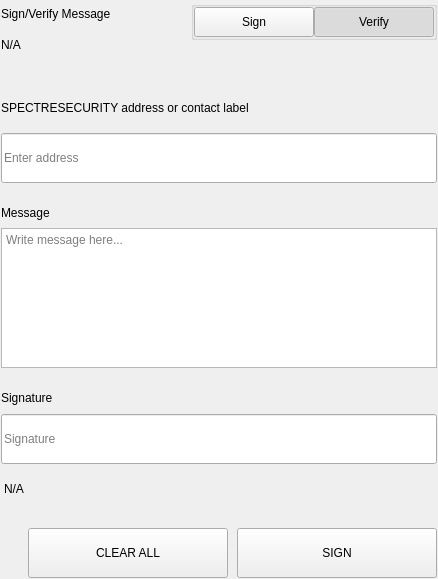
<?xml version="1.0" encoding="UTF-8"?>
<ui version="4.0">
 <class>SettingsSignMessageWidgets</class>
 <widget class="QWidget" name="SettingsSignMessageWidgets">
  <property name="geometry">
   <rect>
    <x>0</x>
    <y>0</y>
    <width>438</width>
    <height>579</height>
   </rect>
  </property>
  <property name="windowTitle">
   <string>Form</string>
  </property>
  <layout class="QVBoxLayout" name="verticalLayout">
   <property name="spacing">
    <number>0</number>
   </property>
   <property name="leftMargin">
    <number>0</number>
   </property>
   <property name="topMargin">
    <number>0</number>
   </property>
   <property name="rightMargin">
    <number>0</number>
   </property>
   <property name="bottomMargin">
    <number>0</number>
   </property>
   <item>
    <widget class="QWidget" name="left" native="true">
     <layout class="QVBoxLayout" name="verticalLayout_3">
      <property name="leftMargin">
       <number>0</number>
      </property>
      <property name="topMargin">
       <number>0</number>
      </property>
      <property name="rightMargin">
       <number>0</number>
      </property>
      <property name="bottomMargin">
       <number>0</number>
      </property>
      <item>
       <widget class="QWidget" name="container_sign" native="true">
        <layout class="QVBoxLayout" name="verticalLayout_2">
         <property name="spacing">
          <number>0</number>
         </property>
         <property name="leftMargin">
          <number>1</number>
         </property>
         <property name="topMargin">
          <number>1</number>
         </property>
         <property name="rightMargin">
          <number>1</number>
         </property>
         <property name="bottomMargin">
          <number>1</number>
         </property>
         <item>
          <layout class="QHBoxLayout" name="horizontalLayout_3" stretch="3,1">
           <property name="spacing">
            <number>40</number>
           </property>
           <item>
            <layout class="QVBoxLayout" name="verticalLayoutTitle">
             <property name="spacing">
              <number>5</number>
             </property>
             <item>
              <widget class="QLabel" name="labelTitle">
               <property name="text">
                <string>Sign/Verify Message</string>
               </property>
              </widget>
             </item>
             <item>
              <widget class="QLabel" name="labelSubtitle1">
               <property name="text">
                <string notr="true">N/A</string>
               </property>
               <property name="wordWrap">
                <bool>true</bool>
               </property>
              </widget>
             </item>
            </layout>
           </item>
           <item alignment="Qt::AlignRight|Qt::AlignTop">
            <widget class="QWidget" name="containerSwitch" native="true">
             <property name="styleSheet">
              <string notr="true">#containerSwitch{
	padding-top:9px;
}</string>
             </property>
             <layout class="QVBoxLayout" name="verticalLayout_6">
              <property name="spacing">
               <number>4</number>
              </property>
              <property name="leftMargin">
               <number>0</number>
              </property>
              <property name="topMargin">
               <number>0</number>
              </property>
              <property name="rightMargin">
               <number>0</number>
              </property>
              <property name="bottomMargin">
               <number>0</number>
              </property>
              <item alignment="Qt::AlignRight">
               <widget class="QGroupBox" name="groupBox">
                <property name="sizePolicy">
                 <sizepolicy hsizetype="Fixed" vsizetype="Preferred">
                  <horstretch>0</horstretch>
                  <verstretch>0</verstretch>
                 </sizepolicy>
                </property>
                <property name="title">
                 <string/>
                </property>
                <property name="alignment">
                 <set>Qt::AlignRight|Qt::AlignTop|Qt::AlignTrailing</set>
                </property>
                <layout class="QHBoxLayout" name="horizontalLayout_4">
                 <property name="spacing">
                  <number>0</number>
                 </property>
                 <property name="leftMargin">
                  <number>0</number>
                 </property>
                 <property name="topMargin">
                  <number>0</number>
                 </property>
                 <property name="rightMargin">
                  <number>0</number>
                 </property>
                 <property name="bottomMargin">
                  <number>0</number>
                 </property>
                 <item>
                  <widget class="QPushButton" name="pushSign">
                   <property name="minimumSize">
                    <size>
                     <width>120</width>
                     <height>30</height>
                    </size>
                   </property>
                   <property name="maximumSize">
                    <size>
                     <width>120</width>
                     <height>30</height>
                    </size>
                   </property>
                   <property name="focusPolicy">
                    <enum>Qt::NoFocus</enum>
                   </property>
                   <property name="text">
                    <string>Sign</string>
                   </property>
                   <property name="checkable">
                    <bool>true</bool>
                   </property>
                   <property name="autoExclusive">
                    <bool>true</bool>
                   </property>
                  </widget>
                 </item>
                 <item>
                  <widget class="QPushButton" name="pushVerify">
                   <property name="minimumSize">
                    <size>
                     <width>120</width>
                     <height>30</height>
                    </size>
                   </property>
                   <property name="maximumSize">
                    <size>
                     <width>120</width>
                     <height>30</height>
                    </size>
                   </property>
                   <property name="focusPolicy">
                    <enum>Qt::NoFocus</enum>
                   </property>
                   <property name="text">
                    <string>Verify</string>
                   </property>
                   <property name="checkable">
                    <bool>true</bool>
                   </property>
                   <property name="checked">
                    <bool>true</bool>
                   </property>
                   <property name="autoExclusive">
                    <bool>true</bool>
                   </property>
                  </widget>
                 </item>
                </layout>
               </widget>
              </item>
              <item alignment="Qt::AlignHCenter|Qt::AlignTop">
               <widget class="QLabel" name="labelSubtitleSwitch">
                <property name="text">
                 <string/>
                </property>
                <property name="alignment">
                 <set>Qt::AlignRight|Qt::AlignTrailing|Qt::AlignVCenter</set>
                </property>
               </widget>
              </item>
             </layout>
            </widget>
           </item>
          </layout>
         </item>
         <item>
          <spacer name="verticalSpacer_2">
           <property name="orientation">
            <enum>Qt::Vertical</enum>
           </property>
           <property name="sizeType">
            <enum>QSizePolicy::Fixed</enum>
           </property>
           <property name="sizeHint" stdset="0">
            <size>
             <width>20</width>
             <height>40</height>
            </size>
           </property>
          </spacer>
         </item>
         <item>
          <widget class="QWidget" name="containerAddress" native="true">
           <property name="sizePolicy">
            <sizepolicy hsizetype="Preferred" vsizetype="Fixed">
             <horstretch>0</horstretch>
             <verstretch>0</verstretch>
            </sizepolicy>
           </property>
           <layout class="QVBoxLayout" name="verticalLayout_5" stretch="0,0">
            <property name="spacing">
             <number>15</number>
            </property>
            <property name="leftMargin">
             <number>0</number>
            </property>
            <property name="topMargin">
             <number>0</number>
            </property>
            <property name="rightMargin">
             <number>0</number>
            </property>
            <property name="bottomMargin">
             <number>0</number>
            </property>
            <item>
             <widget class="QLabel" name="labelSubtitleAddress">
              <property name="minimumSize">
               <size>
                <width>0</width>
                <height>20</height>
               </size>
              </property>
              <property name="maximumSize">
               <size>
                <width>16777215</width>
                <height>20</height>
               </size>
              </property>
              <property name="text">
               <string>SPECTRESECURITY address or contact label</string>
              </property>
             </widget>
            </item>
            <item>
             <widget class="QLineEdit" name="addressIn_SM">
              <property name="minimumSize">
               <size>
                <width>0</width>
                <height>50</height>
               </size>
              </property>
              <property name="maximumSize">
               <size>
                <width>16777215</width>
                <height>50</height>
               </size>
              </property>
              <property name="placeholderText">
               <string>Enter address</string>
              </property>
             </widget>
            </item>
           </layout>
          </widget>
         </item>
         <item>
          <spacer name="verticalSpacer_3">
           <property name="orientation">
            <enum>Qt::Vertical</enum>
           </property>
           <property name="sizeType">
            <enum>QSizePolicy::Fixed</enum>
           </property>
           <property name="sizeHint" stdset="0">
            <size>
             <width>20</width>
             <height>20</height>
            </size>
           </property>
          </spacer>
         </item>
         <item>
          <layout class="QVBoxLayout" name="verticalLayout_9">
           <property name="spacing">
            <number>5</number>
           </property>
           <item>
            <widget class="QLabel" name="labelSubtitleMessage">
             <property name="minimumSize">
              <size>
               <width>0</width>
               <height>20</height>
              </size>
             </property>
             <property name="maximumSize">
              <size>
               <width>16777215</width>
               <height>20</height>
              </size>
             </property>
             <property name="text">
              <string>Message</string>
             </property>
            </widget>
           </item>
           <item>
            <widget class="QPlainTextEdit" name="messageIn_SM">
             <property name="minimumSize">
              <size>
               <width>0</width>
               <height>140</height>
              </size>
             </property>
             <property name="maximumSize">
              <size>
               <width>16777215</width>
               <height>140</height>
              </size>
             </property>
             <property name="placeholderText">
              <string>Write message here...</string>
             </property>
            </widget>
           </item>
          </layout>
         </item>
         <item>
          <spacer name="verticalSpacer_4">
           <property name="orientation">
            <enum>Qt::Vertical</enum>
           </property>
           <property name="sizeType">
            <enum>QSizePolicy::Fixed</enum>
           </property>
           <property name="sizeHint" stdset="0">
            <size>
             <width>20</width>
             <height>20</height>
            </size>
           </property>
          </spacer>
         </item>
         <item>
          <widget class="QWidget" name="widget" native="true">
           <property name="minimumSize">
            <size>
             <width>0</width>
             <height>75</height>
            </size>
           </property>
           <property name="maximumSize">
            <size>
             <width>16777215</width>
             <height>16777215</height>
            </size>
           </property>
           <layout class="QVBoxLayout" name="verticalLayout_4">
            <property name="leftMargin">
             <number>0</number>
            </property>
            <property name="topMargin">
             <number>0</number>
            </property>
            <property name="rightMargin">
             <number>0</number>
            </property>
            <property name="bottomMargin">
             <number>0</number>
            </property>
            <item>
             <widget class="QLabel" name="labelSubtitleSignature">
              <property name="minimumSize">
               <size>
                <width>0</width>
                <height>20</height>
               </size>
              </property>
              <property name="maximumSize">
               <size>
                <width>16777215</width>
                <height>20</height>
               </size>
              </property>
              <property name="text">
               <string>Signature</string>
              </property>
             </widget>
            </item>
            <item>
             <widget class="QLineEdit" name="signatureOut_SM">
              <property name="minimumSize">
               <size>
                <width>0</width>
                <height>50</height>
               </size>
              </property>
              <property name="placeholderText">
               <string>Signature</string>
              </property>
             </widget>
            </item>
           </layout>
          </widget>
         </item>
         <item>
          <widget class="QLabel" name="statusLabel_SM">
           <property name="styleSheet">
            <string notr="true">padding-top:5px;</string>
           </property>
           <property name="text">
            <string notr="true">N/A</string>
           </property>
          </widget>
         </item>
         <item>
          <spacer name="verticalSpacer">
           <property name="orientation">
            <enum>Qt::Vertical</enum>
           </property>
           <property name="sizeType">
            <enum>QSizePolicy::Fixed</enum>
           </property>
           <property name="sizeHint" stdset="0">
            <size>
             <width>20</width>
             <height>20</height>
            </size>
           </property>
          </spacer>
         </item>
         <item>
          <layout class="QHBoxLayout" name="horizontalLayout_7">
           <property name="spacing">
            <number>9</number>
           </property>
           <item>
            <spacer name="horizontalSpacer_5">
             <property name="orientation">
              <enum>Qt::Horizontal</enum>
             </property>
             <property name="sizeType">
              <enum>QSizePolicy::Expanding</enum>
             </property>
             <property name="sizeHint" stdset="0">
              <size>
               <width>40</width>
               <height>20</height>
              </size>
             </property>
            </spacer>
           </item>
           <item>
            <widget class="QPushButton" name="pushButtonClear">
             <property name="minimumSize">
              <size>
               <width>200</width>
               <height>50</height>
              </size>
             </property>
             <property name="focusPolicy">
              <enum>Qt::NoFocus</enum>
             </property>
             <property name="text">
              <string>CLEAR ALL</string>
             </property>
            </widget>
           </item>
           <item>
            <widget class="QPushButton" name="pushButtonSave">
             <property name="minimumSize">
              <size>
               <width>200</width>
               <height>50</height>
              </size>
             </property>
             <property name="maximumSize">
              <size>
               <width>200</width>
               <height>50</height>
              </size>
             </property>
             <property name="focusPolicy">
              <enum>Qt::NoFocus</enum>
             </property>
             <property name="text">
              <string>SIGN</string>
             </property>
            </widget>
           </item>
          </layout>
         </item>
        </layout>
       </widget>
      </item>
     </layout>
    </widget>
   </item>
  </layout>
 </widget>
 <resources/>
 <connections/>
</ui>
